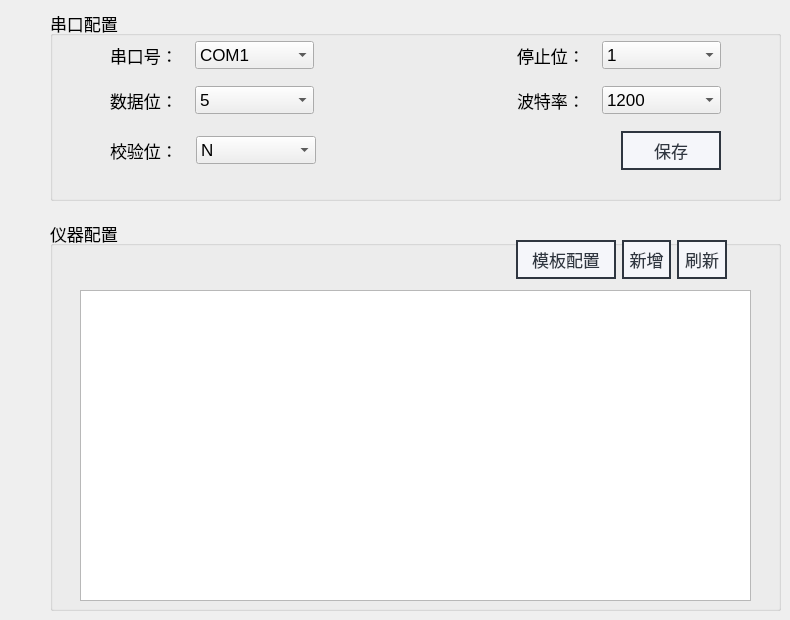
    <widget class="QWidget" name="page_2">
     <widget class="QGroupBox" name="groupBox_21">
      <property name="geometry">
       <rect>
        <x>50</x>
        <y>10</y>
        <width>731</width>
        <height>191</height>
       </rect>
      </property>
      <property name="font">
       <font>
        <pointsize>13</pointsize>
       </font>
      </property>
      <property name="title">
       <string>串口配置</string>
      </property>
      <widget class="QWidget" name="layoutWidget">
       <property name="geometry">
        <rect>
         <x>60</x>
         <y>20</y>
         <width>611</width>
         <height>151</height>
        </rect>
       </property>
       <layout class="QVBoxLayout" name="verticalLayout_13" stretch="1,1,1">
        <item>
         <layout class="QHBoxLayout" name="horizontalLayout_14" stretch="4,6,10,4,6">
          <item>
           <widget class="QLabel" name="label_38">
            <property name="font">
             <font>
              <pointsize>13</pointsize>
             </font>
            </property>
            <property name="text">
             <string>串口号：</string>
            </property>
           </widget>
          </item>
          <item>
           <widget class="QComboBox" name="comboBox_name">
            <item>
             <property name="text">
              <string>COM1</string>
             </property>
            </item>
            <item>
             <property name="text">
              <string>COM2</string>
             </property>
            </item>
            <item>
             <property name="text">
              <string>COM3</string>
             </property>
            </item>
            <item>
             <property name="text">
              <string>COM4</string>
             </property>
            </item>
            <item>
             <property name="text">
              <string>COM5</string>
             </property>
            </item>
            <item>
             <property name="text">
              <string>COM6</string>
             </property>
            </item>
            <item>
             <property name="text">
              <string>COM7</string>
             </property>
            </item>
            <item>
             <property name="text">
              <string>COM8</string>
             </property>
            </item>
            <item>
             <property name="text">
              <string>COM9</string>
             </property>
            </item>
            <item>
             <property name="text">
              <string>COM10</string>
             </property>
            </item>
           </widget>
          </item>
          <item>
           <spacer name="horizontalSpacer_27">
            <property name="orientation">
             <enum>Qt::Horizontal</enum>
            </property>
            <property name="sizeHint" stdset="0">
             <size>
              <width>40</width>
              <height>20</height>
             </size>
            </property>
           </spacer>
          </item>
          <item>
           <widget class="QLabel" name="label_40">
            <property name="text">
             <string>停止位：</string>
            </property>
           </widget>
          </item>
          <item>
           <widget class="QComboBox" name="comboBox_stopbit">
            <item>
             <property name="text">
              <string>1</string>
             </property>
            </item>
            <item>
             <property name="text">
              <string>2</string>
             </property>
            </item>
           </widget>
          </item>
         </layout>
        </item>
        <item>
         <layout class="QHBoxLayout" name="horizontalLayout_21" stretch="4,6,10,4,6">
          <item>
           <widget class="QLabel" name="label_39">
            <property name="text">
             <string>数据位：</string>
            </property>
           </widget>
          </item>
          <item>
           <widget class="QComboBox" name="comboBox_databit">
            <item>
             <property name="text">
              <string>5</string>
             </property>
            </item>
            <item>
             <property name="text">
              <string>6</string>
             </property>
            </item>
            <item>
             <property name="text">
              <string>7</string>
             </property>
            </item>
            <item>
             <property name="text">
              <string>8</string>
             </property>
            </item>
           </widget>
          </item>
          <item>
           <spacer name="horizontalSpacer_28">
            <property name="orientation">
             <enum>Qt::Horizontal</enum>
            </property>
            <property name="sizeHint" stdset="0">
             <size>
              <width>40</width>
              <height>20</height>
             </size>
            </property>
           </spacer>
          </item>
          <item>
           <widget class="QLabel" name="label_41">
            <property name="text">
             <string>波特率：</string>
            </property>
           </widget>
          </item>
          <item>
           <widget class="QComboBox" name="comboBox_baud">
            <item>
             <property name="text">
              <string>1200</string>
             </property>
            </item>
            <item>
             <property name="text">
              <string>2400</string>
             </property>
            </item>
            <item>
             <property name="text">
              <string>4800</string>
             </property>
            </item>
            <item>
             <property name="text">
              <string>9600</string>
             </property>
            </item>
            <item>
             <property name="text">
              <string>19200</string>
             </property>
            </item>
            <item>
             <property name="text">
              <string>38400</string>
             </property>
            </item>
            <item>
             <property name="text">
              <string>57600</string>
             </property>
            </item>
            <item>
             <property name="text">
              <string>115200</string>
             </property>
            </item>
           </widget>
          </item>
         </layout>
        </item>
        <item>
         <layout class="QHBoxLayout" name="horizontalLayout_23" stretch="4,6,15,5">
          <item>
           <widget class="QLabel" name="label_42">
            <property name="text">
             <string>校验位：</string>
            </property>
           </widget>
          </item>
          <item>
           <widget class="QComboBox" name="comboBox_parity">
            <item>
             <property name="text">
              <string>N</string>
             </property>
            </item>
            <item>
             <property name="text">
              <string>O</string>
             </property>
            </item>
            <item>
             <property name="text">
              <string>E</string>
             </property>
            </item>
           </widget>
          </item>
          <item>
           <spacer name="horizontalSpacer_20">
            <property name="orientation">
             <enum>Qt::Horizontal</enum>
            </property>
            <property name="sizeHint" stdset="0">
             <size>
              <width>40</width>
              <height>20</height>
             </size>
            </property>
           </spacer>
          </item>
          <item>
           <widget class="QPushButton" name="pushButtonSerialSaved">
            <property name="styleSheet">
             <string notr="true">/**正常情况下样式**/
QPushButton{
	font: 10pt &quot;微软雅黑&quot;;
    color: #2f3640;
    background-color: #f5f6fa;
    border-color: #2f3640;
    border-style: solid;
    border-width: 2px;
    padding: 5px;
}

/**鼠标停留在按钮上的样式**/
QPushButton::hover{	
    color: #FFFFFF;
    background-color: #718093;
    border-color: #2f3640;
}

/**鼠标按压下去的样式**/
QPushButton::pressed,QPushButton::checked{
    color: #FFFFFF;
    background-color: qlineargradient(spread:pad, x1:0, y1:0, x2:0, y2:1, stop:0 #273c75, stop:1 #487eb0);
}

/**按钮失能情况下样式**/
QPushButton::disabled{
    color: #FFFFFF;
    background-color: #dcdde1;
    border-color: #dcdde1;
}
</string>
            </property>
            <property name="text">
             <string>保存</string>
            </property>
           </widget>
          </item>
         </layout>
        </item>
       </layout>
      </widget>
     </widget>
     <widget class="QGroupBox" name="groupBox_23">
      <property name="geometry">
       <rect>
        <x>50</x>
        <y>220</y>
        <width>731</width>
        <height>391</height>
       </rect>
      </property>
      <property name="font">
       <font>
        <pointsize>13</pointsize>
       </font>
      </property>
      <property name="title">
       <string>仪器配置</string>
      </property>
      <widget class="QTableWidget" name="tableWidget">
       <property name="geometry">
        <rect>
         <x>30</x>
         <y>70</y>
         <width>671</width>
         <height>311</height>
        </rect>
       </property>
      </widget>
      <widget class="QWidget" name="layoutWidget">
       <property name="geometry">
        <rect>
         <x>466</x>
         <y>20</y>
         <width>211</width>
         <height>39</height>
        </rect>
       </property>
       <layout class="QHBoxLayout" name="horizontalLayout_24" stretch="2,1,1">
        <item>
         <widget class="QPushButton" name="pushButtonProtoDev">
          <property name="styleSheet">
           <string notr="true">/**正常情况下样式**/
QPushButton{
	font: 10pt &quot;微软雅黑&quot;;
    color: #2f3640;
    background-color: #f5f6fa;
    border-color: #2f3640;
    border-style: solid;
    border-width: 2px;
    padding: 5px;
}

/**鼠标停留在按钮上的样式**/
QPushButton::hover{	
    color: #FFFFFF;
    background-color: #718093;
    border-color: #2f3640;
}

/**鼠标按压下去的样式**/
QPushButton::pressed,QPushButton::checked{
    color: #FFFFFF;
    background-color: qlineargradient(spread:pad, x1:0, y1:0, x2:0, y2:1, stop:0 #273c75, stop:1 #487eb0);
}

/**按钮失能情况下样式**/
QPushButton::disabled{
    color: #FFFFFF;
    background-color: #dcdde1;
    border-color: #dcdde1;
}
</string>
          </property>
          <property name="text">
           <string>模板配置</string>
          </property>
         </widget>
        </item>
        <item>
         <widget class="QPushButton" name="pushButtonAddDev">
          <property name="styleSheet">
           <string notr="true">/**正常情况下样式**/
QPushButton{
	font: 10pt &quot;微软雅黑&quot;;
    color: #2f3640;
    background-color: #f5f6fa;
    border-color: #2f3640;
    border-style: solid;
    border-width: 2px;
    padding: 5px;
}

/**鼠标停留在按钮上的样式**/
QPushButton::hover{	
    color: #FFFFFF;
    background-color: #718093;
    border-color: #2f3640;
}

/**鼠标按压下去的样式**/
QPushButton::pressed,QPushButton::checked{
    color: #FFFFFF;
    background-color: qlineargradient(spread:pad, x1:0, y1:0, x2:0, y2:1, stop:0 #273c75, stop:1 #487eb0);
}

/**按钮失能情况下样式**/
QPushButton::disabled{
    color: #FFFFFF;
    background-color: #dcdde1;
    border-color: #dcdde1;
}
</string>
          </property>
          <property name="text">
           <string>新增</string>
          </property>
         </widget>
        </item>
        <item>
         <widget class="QPushButton" name="pushButtonFreshDev">
          <property name="styleSheet">
           <string notr="true">/**正常情况下样式**/
QPushButton{
	font: 10pt &quot;微软雅黑&quot;;
    color: #2f3640;
    background-color: #f5f6fa;
    border-color: #2f3640;
    border-style: solid;
    border-width: 2px;
    padding: 5px;
}

/**鼠标停留在按钮上的样式**/
QPushButton::hover{	
    color: #FFFFFF;
    background-color: #718093;
    border-color: #2f3640;
}

/**鼠标按压下去的样式**/
QPushButton::pressed,QPushButton::checked{
    color: #FFFFFF;
    background-color: qlineargradient(spread:pad, x1:0, y1:0, x2:0, y2:1, stop:0 #273c75, stop:1 #487eb0);
}

/**按钮失能情况下样式**/
QPushButton::disabled{
    color: #FFFFFF;
    background-color: #dcdde1;
    border-color: #dcdde1;
}
</string>
          </property>
          <property name="text">
           <string>刷新</string>
          </property>
         </widget>
        </item>
       </layout>
      </widget>
     </widget>
    </widget>
